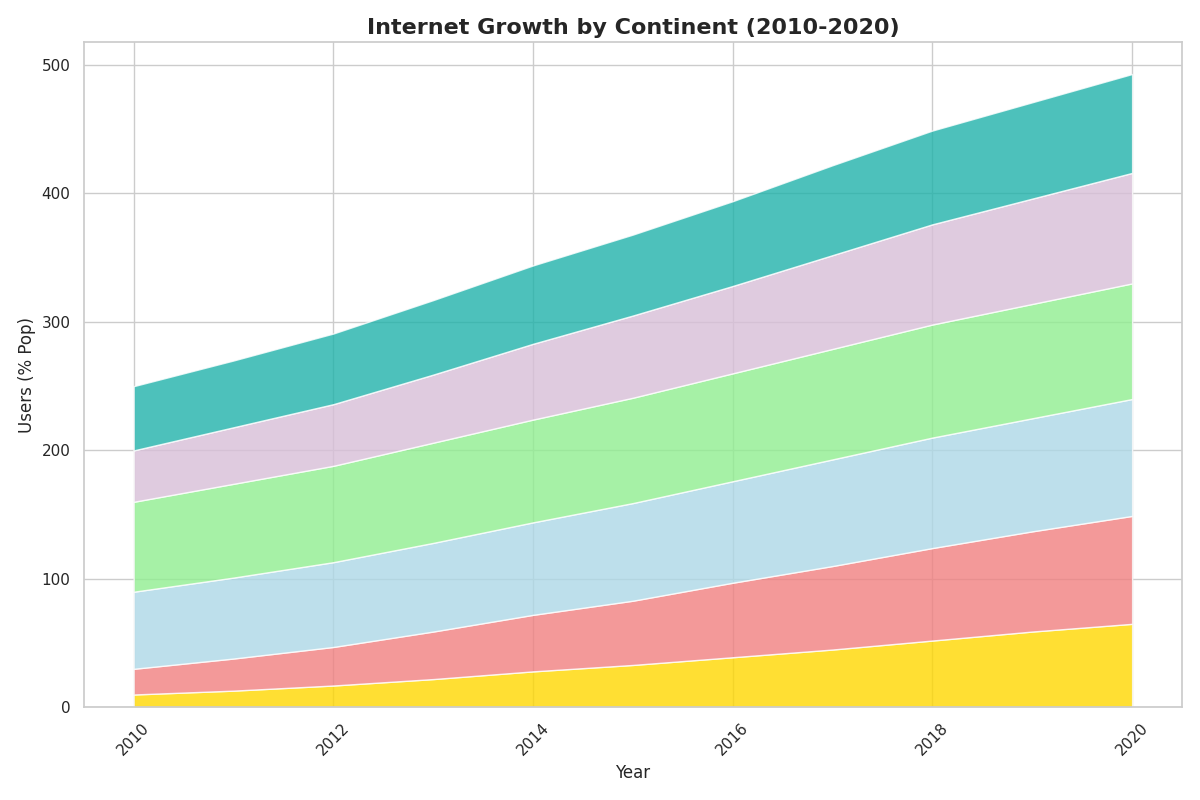

The Python source for this figure:
import matplotlib.pyplot as plt
import numpy as np

years = np.arange(2010, 2021)

africa_internet = [10, 13, 17, 22, 28, 33, 39, 45, 52, 59, 65]
asia_internet = [20, 25, 30, 37, 44, 50, 58, 65, 72, 78, 84]
europe_internet = [60, 63, 66, 69, 72, 76, 79, 83, 86, 88, 91]
north_america_internet = [70, 73, 75, 78, 80, 82, 84, 86, 88, 89, 90]
south_america_internet = [40, 44, 48, 53, 59, 64, 68, 73, 78, 82, 86]
oceania_internet = [50, 52, 55, 58, 61, 63, 66, 70, 73, 75, 77]

internet_usage = np.array([
    africa_internet, 
    asia_internet, 
    europe_internet, 
    north_america_internet, 
    south_america_internet,
    oceania_internet
])

fig, ax = plt.subplots(figsize=(12, 8))

ax.stackplot(years, internet_usage, 
             colors=['gold', 'lightcoral', 'lightblue', 'lightgreen', 'thistle', 'lightseagreen'], alpha=0.8)

ax.set_title("Internet Growth by Continent (2010-2020)", fontsize=16, fontweight='bold')
ax.set_xlabel("Year", fontsize=12)
ax.set_ylabel("Users (% Pop)", fontsize=12)

plt.xticks(rotation=45)
plt.tight_layout()

plt.show()
